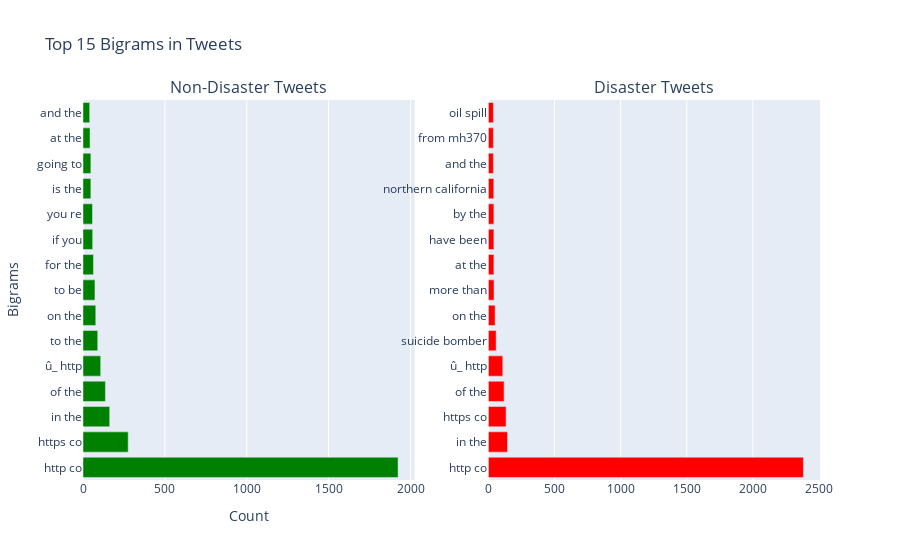

The cell this chart's notebook holds for it:
### Markdown cell above
##### Ngrams

### Code cell
plot_most_common_bigrams(raw=True, top=15)

### Figure 1 — Plotly figure (JSON) as saved in the notebook; plotly's stock layout.template omitted (floating-point values rounded to 4 significant figures)
{"data": [{"marker": {"color": "green"}, "name": "Non-Disaster", "orientation": "h", "type": "bar", "x": [1924, 276, 163, 137, 108, 90, 78, 73, 64, 59, 58, 48, 48, 43, 41], "xaxis": "x", "y": ["http co", "https co", "in the", "of the", "û_ http", "to the", "on the", "to be", "for the", "if you", "you re", "is the", "going to", "at the", "and the"], "yaxis": "y"}, {"marker": {"color": "red"}, "name": "Disaster", "orientation": "h", "type": "bar", "x": [2382, 145, 134, 119, 109, 59, 51, 43, 42, 42, 42, 41, 38, 38, 38], "xaxis": "x2", "y": ["http co", "in the", "https co", "of the", "û_ http", "suicide bomber", "on the", "more than", "at the", "have been", "by the", "northern california", "and the", "from mh370", "oil spill"], "yaxis": "y2"}], "layout": {"annotations": [{"font": {"size": 16}, "showarrow": false, "text": "Non-Disaster Tweets", "x": 0.225, "xanchor": "center", "xref": "paper", "y": 1, "yanchor": "bottom", "yref": "paper"}, {"font": {"size": 16}, "showarrow": false, "text": "Disaster Tweets", "x": 0.775, "xanchor": "center", "xref": "paper", "y": 1, "yanchor": "bottom", "yref": "paper"}], "showlegend": false, "title": {"text": "Top 15 Bigrams in Tweets"}, "xaxis": {"anchor": "y", "domain": [0, 0.45], "title": {"text": "Count"}}, "xaxis2": {"anchor": "y2", "domain": [0.55, 1]}, "yaxis": {"anchor": "x", "domain": [0, 1], "title": {"text": "Bigrams"}}, "yaxis2": {"anchor": "x2", "domain": [0, 1]}}}
